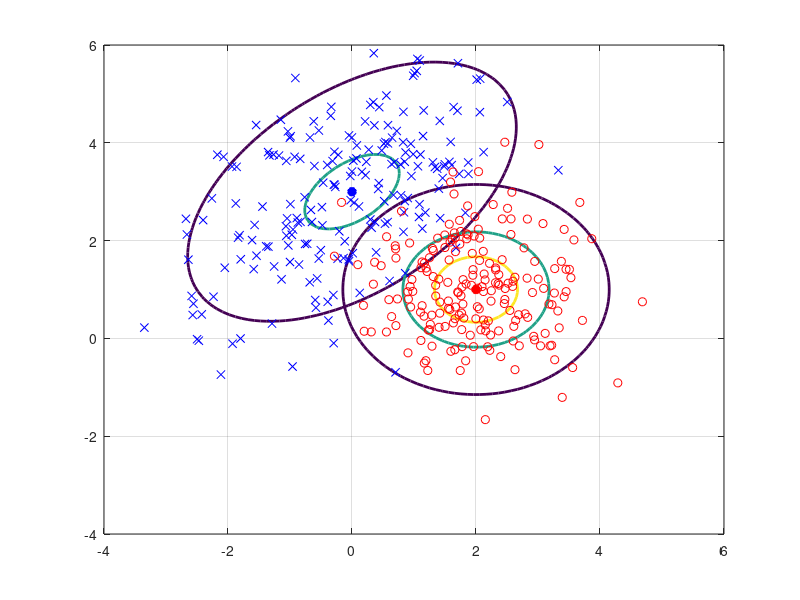
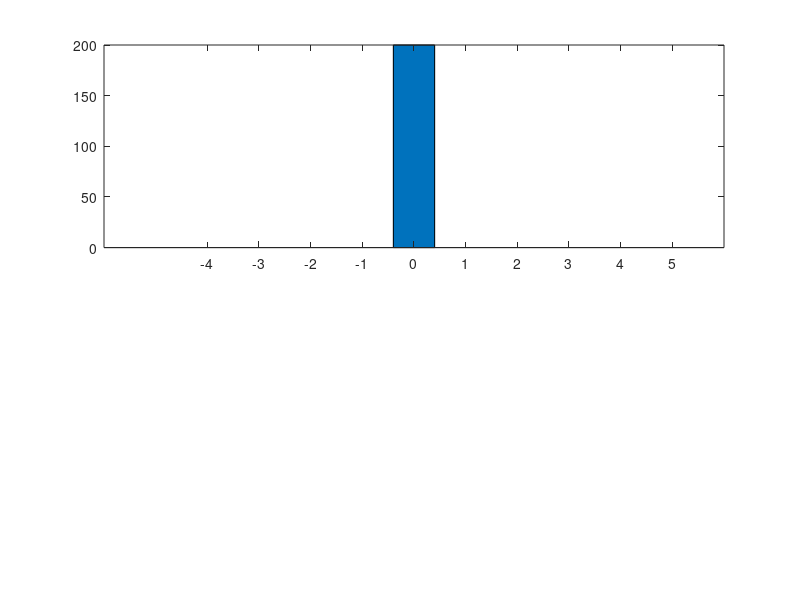

The MATLAB script that drew these images, in order: (Note: this script raises an error after producing the figures.)
numGrid = 100;
m1 = [0 3]';
m2 = [2 1]';
C1 = [2 1 ; 1 2];
C2 = [1 0; 0 1];
xRange = linspace(-4, 6.0, numGrid);
yRange = linspace(-4, 6.0, numGrid);
P1 = zeros(numGrid, numGrid);
P2 = P1;
for i=1:numGrid
    for j=1:numGrid
        x = [yRange(j) xRange(i)]';
        P1(i,j) = mvnpdf(x',m1',C1);
        P2(i,j) = mvnpdf(x',m2',C2);
    end
end
Pmax = max(max([P1 P2]));
figure(1), clf,
contour(xRange, yRange, P1, [0.1*Pmax 0.5*Pmax 0.8*Pmax], 'LineWidth', 2);
hold on
plot(m1(1),m1(2), 'b*', 'LineWidth', 4);
hold on
contour(xRange, yRange, P2, [0.1*Pmax 0.5*Pmax 0.8*Pmax], 'LineWidth', 2);
hold on
plot(m2(1),m2(2), 'r*', 'LineWidth', 4);
hold on
N=200;
X1 = mvnrnd(m1,C1,N);
X2 = mvnrnd(m2,C2,N);
plot(X1(:,1),X1(:,2),'bx',X2(:,1),X2(:,2),'ro');
grid on

wF = rand(1)*randi([-1,1],2,1);
xx = -6:0.1:6;
yy = xx*wF(2)/wF(1);
plot(xx,yy,'r', 'LineWidth',2);
hold on;
p1 = X1*wF;
p2 = X2*wF;

plo = min([p1; p2]);
phi = max([p1; p2]);
[nn1,xx1] = hist(p1);
[nn2,xx2] = hist(p2);
hhi = max([nn1 nn2]);
figure(2),
subplot(211),bar(xx1,nn1);
axis([plo phi 0 hhi]);
title('Distribution of Projections' , 'FontSize',16)
ylabel('Class 1','FontSize',14)
subplot(212),bar(xx2,nn2);
axis([plo phi 0 hhi])
ylabel('Class 2','FontSize',14)

thmin = min([xx1 xx2]);
thmax = max([xx1 xx2]);

rocResolution = 50;
thRange = linspace(thmin, thmax, rocResolution);
ROC = zeros(rocResolution,2);
for jThreshold =1: rocResolution
    threshold = thRange(jThreshold);
    tPos = length(find(p1>threshold))*100 / N;
    fPos = length(find(p2>threshold))*100 / N;
    ROC(jThreshold,:) = [fPos tPos];
end
figure(3), clf,
plot(ROC(:,1), ROC(:,2),'b', 'LineWidth', 2);
axis([0 100 0 100]);
grid on, hold on
plot(0:100, 0:100, 'b-');
xlabel('False Positive', 'FontSize' , 16)
ylabel('Ture Positive', 'FontSize',16)
title(sprintf("Receiver Operating Characteristic Curve", 'FontSize',20));
z = trapz(ROC(:,1),ROC(:,2));
hold on
 z1=['ROC=',num2str(z)];
text(30,60,z1);
b1=wF(1,:);
b2=wF(2,1);
b=['Random direction= ',num2str(b1)];
b3=['                                ',num2str(b2)];
text(50 ,20,b);
text(50 ,15,b3);